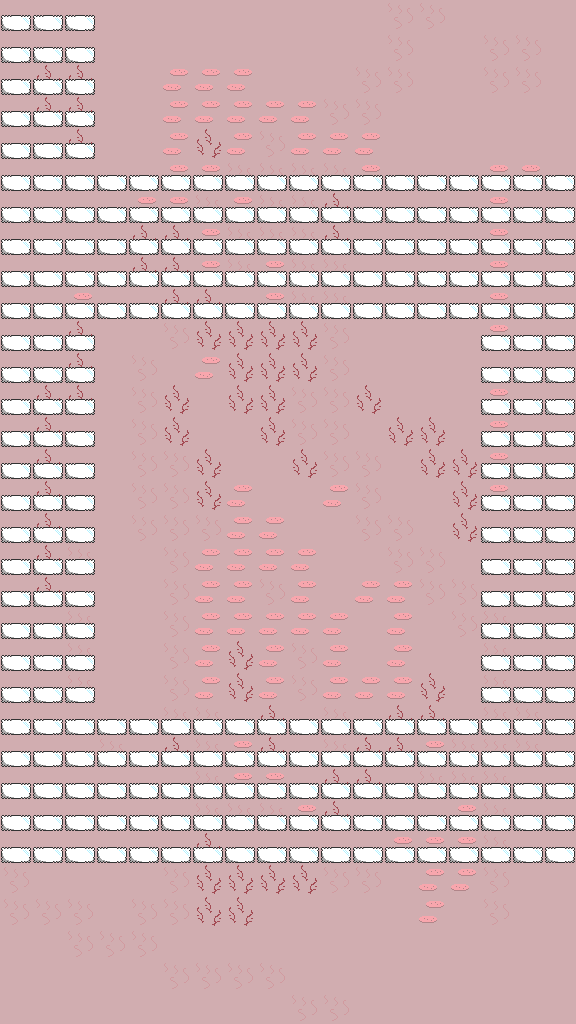

The image is a tile-based game level rendered from a .tmx file. Its description and complete source (layers, tilesets, objects, tile grids) follow:
An orthogonal 18x32 tile map with 32x32 px tiles, 3 tile layers (Capa de patrones 1, Deco, nubes), 2 tilesets.

<map version="1.10" tiledversion="1.12.0" orientation="orthogonal" renderorder="right-down" width="18" height="32" tilewidth="32" tileheight="32" infinite="0" nextlayerid="5" nextobjectid="1">
 <tileset firstgid="1" source="Suelo.tsx" />
 <tileset firstgid="5" source="Nubes.tsx" />
 <layer id="1" name="Capa de patrones 1" width="18" height="32">
  <data encoding="csv">
1,1,1,1,1,1,1,1,1,1,1,1,1,1,1,1,1,1,
1,1,1,1,1,1,1,1,1,1,1,1,1,1,1,1,1,1,
1,1,1,1,1,1,1,1,1,1,1,1,1,1,1,1,1,1,
1,1,1,1,1,1,1,1,1,1,1,1,1,1,1,1,1,1,
1,1,1,1,1,1,1,1,1,1,1,1,1,1,1,1,1,1,
1,1,1,1,1,1,1,1,1,1,1,1,1,1,1,1,1,1,
1,1,1,1,1,1,1,1,1,1,1,1,1,1,1,1,1,1,
1,1,1,1,1,1,1,1,1,1,1,1,1,1,1,1,1,1,
1,1,1,1,1,1,1,1,1,1,1,1,1,1,1,1,1,1,
1,1,1,1,1,1,1,1,1,1,1,1,1,1,1,1,1,1,
1,1,1,1,1,1,1,1,1,1,1,1,1,1,1,1,1,1,
1,1,1,1,1,1,1,1,1,1,1,1,1,1,1,1,1,1,
1,1,1,1,1,1,1,1,1,1,1,1,1,1,1,1,1,1,
1,1,1,1,1,1,1,1,1,1,1,1,1,1,1,1,1,1,
1,1,1,1,1,1,1,1,1,1,1,1,1,1,1,1,1,1,
1,1,1,1,1,1,1,1,1,1,1,1,1,1,1,1,1,1,
1,1,1,1,1,1,1,1,1,1,1,1,1,1,1,1,1,1,
1,1,1,1,1,1,1,1,1,1,1,1,1,1,1,1,1,1,
1,1,1,1,1,1,1,1,1,1,1,1,1,1,1,1,1,1,
1,1,1,1,1,1,1,1,1,1,1,1,1,1,1,1,1,1,
1,1,1,1,1,1,1,1,1,1,1,1,1,1,1,1,1,1,
1,1,1,1,1,1,1,1,1,1,1,1,1,1,1,1,1,1,
1,1,1,1,1,1,1,1,1,1,1,1,1,1,1,1,1,1,
1,1,1,1,1,1,1,1,1,1,1,1,1,1,1,1,1,1,
1,1,1,1,1,1,1,1,1,1,1,1,1,1,1,1,1,1,
1,1,1,1,1,1,1,1,1,1,1,1,1,1,1,1,1,1,
1,1,1,1,1,1,1,1,1,1,1,1,1,1,1,1,1,1,
1,1,1,1,1,1,1,1,1,1,1,1,1,1,1,1,1,1,
1,1,1,1,1,1,1,1,1,1,1,1,1,1,1,1,1,1,
1,1,1,1,1,1,1,1,1,1,1,1,1,1,1,1,1,1,
1,1,1,1,1,1,1,1,1,1,1,1,1,1,1,1,1,1,
1,1,1,1,1,1,1,1,1,1,1,1,1,1,1,1,1,1
</data>
 </layer>
 <layer id="3" name="Deco" width="18" height="32">
  <data encoding="csv">
0,0,0,0,0,0,0,0,0,0,0,0,2,2,0,0,0,0,
0,0,0,0,0,0,0,0,0,0,0,0,2,0,0,2,2,0,
0,3,3,0,0,4,4,4,0,0,0,2,2,0,0,2,2,0,
0,3,3,0,0,4,4,4,4,4,2,2,0,0,0,0,0,0,
0,0,3,0,0,4,3,4,2,4,4,4,0,0,0,0,0,0,
0,1,1,0,0,4,4,2,2,2,2,4,0,0,0,4,4,0,
0,1,1,1,4,4,2,4,2,2,3,0,0,0,0,4,0,0,
0,0,1,1,3,3,4,2,2,2,3,0,0,0,0,4,0,0,
0,0,1,1,3,3,4,2,4,2,2,0,0,0,0,4,0,0,
0,0,4,1,1,3,3,0,4,2,2,0,0,0,0,4,0,0,
0,0,3,1,1,2,3,3,3,3,2,0,0,0,0,4,0,0,
0,0,3,1,2,1,4,3,3,3,2,0,0,0,1,1,1,0,
0,3,3,1,2,3,1,3,3,2,2,3,1,1,1,4,1,1,
0,3,0,1,2,3,1,1,3,2,2,0,3,3,0,4,0,0,
0,3,0,1,2,2,3,1,1,3,2,2,0,3,3,4,0,0,
0,3,0,1,2,2,3,4,1,1,4,2,0,0,3,4,0,0,
0,3,0,1,2,2,2,4,4,1,1,2,2,0,3,0,0,0,
0,3,2,1,0,2,4,4,4,4,1,1,2,2,0,0,0,0,
0,3,0,1,0,2,4,4,2,4,0,4,4,2,2,0,0,0,
0,0,2,1,0,2,4,4,4,4,4,0,4,0,2,2,0,0,
0,0,2,1,0,2,4,3,4,2,4,0,4,0,0,2,0,0,
0,0,2,1,0,2,4,3,4,2,4,4,4,3,0,2,0,0,
0,0,0,1,1,2,2,0,3,0,2,0,3,3,0,2,2,0,
0,0,0,2,1,3,2,4,3,0,2,3,3,4,2,2,2,0,
0,0,0,0,1,1,2,4,4,0,3,3,0,2,2,2,0,0,
0,0,0,0,0,1,2,2,2,4,3,1,1,1,4,2,0,0,
0,0,0,0,0,0,3,1,1,1,1,1,4,4,4,2,0,0,
2,0,0,0,0,2,3,3,3,3,2,2,0,4,4,2,0,0,
2,2,2,0,2,2,3,3,0,0,0,0,0,4,0,2,0,0,
0,0,2,2,2,0,0,0,0,0,0,0,0,0,0,0,0,0,
0,0,0,0,0,2,2,2,2,0,0,0,0,0,0,0,0,0,
0,0,0,0,0,0,0,0,0,2,2,0,0,0,0,0,0,0
</data>
 </layer>
 <layer id="4" name="nubes" width="18" height="32">
  <data encoding="csv">
5,5,5,0,0,0,0,0,0,0,0,0,0,0,0,0,0,0,
5,5,5,0,0,0,0,0,0,0,0,0,0,0,0,0,0,0,
5,5,5,0,0,0,0,0,0,0,0,0,0,0,0,0,0,0,
5,5,5,0,0,0,0,0,0,0,0,0,0,0,0,0,0,0,
5,5,5,0,0,0,0,0,0,0,0,0,0,0,0,0,0,0,
5,5,5,5,5,5,5,5,5,5,5,5,5,5,5,5,5,5,
5,5,5,5,5,5,5,5,5,5,5,5,5,5,5,5,5,5,
5,5,5,5,5,5,5,5,5,5,5,5,5,5,5,5,5,5,
5,5,5,5,5,5,5,5,5,5,5,5,5,5,5,5,5,5,
5,5,5,5,5,5,5,5,5,5,5,5,5,5,5,5,5,5,
5,5,5,0,0,0,0,0,0,0,0,0,0,0,0,5,5,5,
5,5,5,0,0,0,0,0,0,0,0,0,0,0,0,5,5,5,
5,5,5,0,0,0,0,0,0,0,0,0,0,0,0,5,5,5,
5,5,5,0,0,0,0,0,0,0,0,0,0,0,0,5,5,5,
5,5,5,0,0,0,0,0,0,0,0,0,0,0,0,5,5,5,
5,5,5,0,0,0,0,0,0,0,0,0,0,0,0,5,5,5,
5,5,5,0,0,0,0,0,0,0,0,0,0,0,0,5,5,5,
5,5,5,0,0,0,0,0,0,0,0,0,0,0,0,5,5,5,
5,5,5,0,0,0,0,0,0,0,0,0,0,0,0,5,5,5,
5,5,5,0,0,0,0,0,0,0,0,0,0,0,0,5,5,5,
5,5,5,0,0,0,0,0,0,0,0,0,0,0,0,5,5,5,
5,5,5,0,0,0,0,0,0,0,0,0,0,0,0,5,5,5,
5,5,5,5,5,5,5,5,5,5,5,5,5,5,5,5,5,5,
5,5,5,5,5,5,5,5,5,5,5,5,5,5,5,5,5,5,
5,5,5,5,5,5,5,5,5,5,5,5,5,5,5,5,5,5,
5,5,5,5,5,5,5,5,5,5,5,5,5,5,5,5,5,5,
5,5,5,5,5,5,5,5,5,5,5,5,5,5,5,5,5,5,
0,0,0,0,0,0,0,0,0,0,0,0,0,0,0,0,0,0,
0,0,0,0,0,0,0,0,0,0,0,0,0,0,0,0,0,0,
0,0,0,0,0,0,0,0,0,0,0,0,0,0,0,0,0,0,
0,0,0,0,0,0,0,0,0,0,0,0,0,0,0,0,0,0,
0,0,0,0,0,0,0,0,0,0,0,0,0,0,0,0,0,0
</data>
 </layer>
</map>
